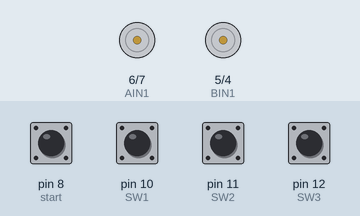
This sketch was run on a simulated Arduino Uno, built with avr-gcc and run on an emulated ATmega328P. On the bench: motor-driver pin pairs drawn as motors (green arrow = first pin HIGH = forward, orange = second pin HIGH = backward, longer = more drive, scaled by the enable pin). The test bench sets the inputs (shaded band); at power-on: pin 10 (SW1), pin 11 (SW2), pin 12 (SW3) HIGH, pin 8 (start) LOW.

Above: at 1.2 s.
1.3 s: pin 8 (start) pulled HIGH for 0.15 s
At 2.1 s:
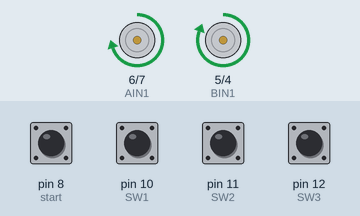
3.8 s: pin 8 (start) pulled HIGH for 1 s
At 4.8 s:
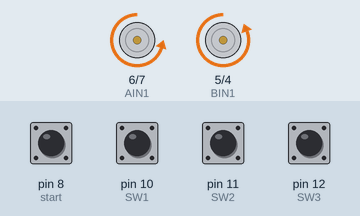
6.8 s: pin 8 (start) pulled HIGH for 3.2 s
At 8.1 s:
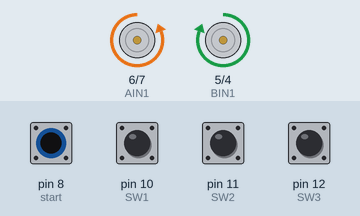
11.8 s: pin 8 (start) pulled HIGH for 3.2 s
At 14.8 s:
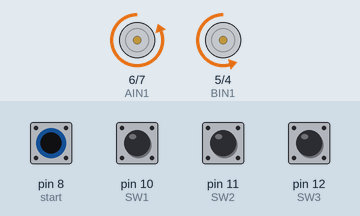
16.8 s: pin 8 (start) pulled HIGH for 3.2 s
At 19.8 s:
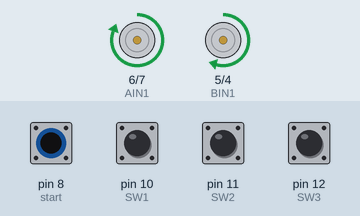
Timing chart, 0 to 21.8 s (numbered marks = the images above; inputs shaded):
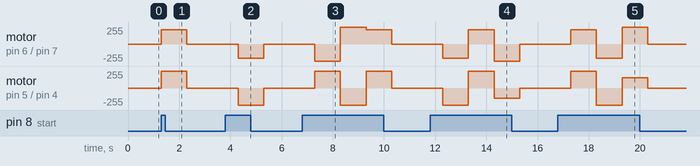

The sketch:

Sumo.ino
```cpp
#define start 8 // Pin start
#define PWM_A 9 // Pin PWM de motor A (Izquierdo)
#define AIN1 6  // Habilitadores del motor A
#define AIN2 7

#define PWM_B 3 // Pin PWM de motor B (Derecho)
#define BIN1 5  // Habilitadores del motor B
#define BIN2 4

#define S_I A0 // Sensor Sharp Izquierdo
#define S_ID A1 // Sensor Sharp Izquierdo delantero
#define S_DD A2 // Sensor Sharp Derecho delantero
#define S_D A3  // Sensor Sharp Derecho

bool is_front_left; // bool para saber si el enemigo está en la izquierda
bool is_right;  // bool para saber si el enemigo está en la derecha
bool is_left; // izquierdo
bool is_front_right; // bool para saber si el enemigo están en el frente derecho

#define P_D A4 //Sensor Piso Derecho
//#define P_I A4 //Sensor Piso Izquierdo

#define SW1 10 // Pines de Suiches
#define SW2 11
#define SW3 12

// Variables globales
int act;  // Activación
int SSI; // Sensor Sharp Izquierdo
int SSIDE; // Sensor Sharp Izquierdo delantero
int SSDD; // Sensor Sharp Derecho delantero
int SSD; // Sensor Sharp Derecho
// int SPI; //Sensor Piso Izquierdo
int SPD; //Sensor Piso Derecho
int S1;  // Suiche 1
int S2;  // Suiche 2
int S3;  // Suiche 3
int str; // Estrategia escogida

const int umbral = 200;

void setup() {
  pinMode(AIN1, OUTPUT);
  pinMode(BIN1, OUTPUT);
  pinMode(AIN2, OUTPUT);
  pinMode(BIN2, OUTPUT);
  pinMode(PWM_A, OUTPUT);
  pinMode(PWM_B, OUTPUT);
  pinMode(start, INPUT);
  pinMode(S_I, INPUT);
  pinMode(S_ID, INPUT);
  pinMode(S_DD, INPUT);
  pinMode(S_D, INPUT);
  // pinMode(P_I,INPUT);
  pinMode(P_D,INPUT);
  pinMode(SW1, INPUT);
  pinMode(SW2, INPUT);
  pinMode(SW3, INPUT);
  Serial.begin(9600);
  elegirStr();
  is_left = false;
  is_right = false;
  is_front_left = false;
  is_front_right = false;
}

void loop() {
  act = digitalRead(start);
  if (act == 1) {
    switch (str) {
    case 1:
      strategy_2();
      break;
    case 2:
      break;
    case 3:
      break;
    case 4:
      break;
    case 5:
      break;
    case 6:
      break;
    case 7:
      break;
    case 8:
      strategy_1();
    default:
      break;
    }
  }
}

void adelante(int speedo) {
  digitalWrite(AIN1, HIGH);
  digitalWrite(BIN1, HIGH);
  digitalWrite(AIN2, LOW);
  digitalWrite(BIN2, LOW);
  analogWrite(PWM_A, speedo - 40);
  analogWrite(PWM_B, speedo);
  act = digitalRead(start);
  if (act == 0) stoper();
}

void adelante_derecha(int speedo) {
  digitalWrite(AIN1, HIGH);
  digitalWrite(BIN1, HIGH);
  digitalWrite(AIN2, LOW);
  digitalWrite(BIN2, LOW);
  analogWrite(PWM_A, speedo);
  analogWrite(PWM_B, speedo - 100);
  act = digitalRead(start);
  if (act == 0) stoper();
}

void adelante_izquierda(int speedo) {
  digitalWrite(AIN1, HIGH);
  digitalWrite(BIN1, HIGH);
  digitalWrite(AIN2, LOW);
  digitalWrite(BIN2, LOW);
  analogWrite(PWM_A, speedo - 100);
  analogWrite(PWM_B, speedo);
  act = digitalRead(start);
  if (act == 0) stoper();
}

void atras(int speedo) {
  digitalWrite(AIN1, LOW);
  digitalWrite(BIN1, LOW);
  digitalWrite(AIN2, HIGH);
  digitalWrite(BIN2, HIGH);
  analogWrite(PWM_A, speedo - 40);
  analogWrite(PWM_B, speedo);
  act = digitalRead(start);
  if (act == 0) stoper();
}

void atras_derecha(int speedo) {
  digitalWrite(AIN1, LOW);
  digitalWrite(BIN1, LOW);
  digitalWrite(AIN2, HIGH);
  digitalWrite(BIN2, HIGH);
  analogWrite(PWM_A, speedo-100);
  analogWrite(PWM_B, speedo);
  act = digitalRead(start);
  if (act == 0) stoper();
}

void atras_izquierda(int speedo) {
  digitalWrite(AIN1, LOW);
  digitalWrite(BIN1, LOW);
  digitalWrite(AIN2, HIGH);
  digitalWrite(BIN2, HIGH);
  analogWrite(PWM_A, speedo);
  analogWrite(PWM_B, speedo-100);
  act = digitalRead(start);
  if (act == 0) stoper();
}


void izquierda(int speedo) {
  digitalWrite(AIN1, LOW);
  digitalWrite(BIN1, HIGH);
  digitalWrite(AIN2, HIGH);
  digitalWrite(BIN2, LOW);
  analogWrite(PWM_A, speedo);
  analogWrite(PWM_B, speedo);
  act = digitalRead(start);
  if (act == 0) stoper();
}

void derecha(int speedo) {
  digitalWrite(AIN1, HIGH);
  digitalWrite(BIN1, LOW);
  digitalWrite(AIN2, LOW);
  digitalWrite(BIN2, HIGH);
  analogWrite(PWM_A, speedo);
  analogWrite(PWM_B, speedo);
  act = digitalRead(start);
  if (act == 0) stoper();
}

void stoper() {
  digitalWrite(AIN1, LOW);
  digitalWrite(BIN1, LOW);
  digitalWrite(AIN2, LOW);
  digitalWrite(BIN2, LOW);
  analogWrite(PWM_A, 0);
  analogWrite(PWM_B, 0);
}

void readSharp() {
  SSI = analogRead(S_I);
  SSIDE = analogRead(S_ID);
  SSDD = analogRead(S_DD);
  SSD = analogRead(S_D);
  // SPI = digitalRead(P_I);
  SPD = digitalRead(P_D);
  delay(100);
}

void elegirStr(){
  S1 = digitalRead(SW1);
  S2 = digitalRead(SW2);
  S3 = digitalRead(SW3);
  if (S1 == 0 && S2 == 0 && S3 == 0) {
    //Serial.println("Strategy 1");
    str = 1;
  }
  else if (S1 == 0 && S2 == 0 && S3 == 1) {
    //Serial.println("Strategy 2");
    str = 2;
  }
  else if (S1 == 0 && S2 == 1  && S3 == 0) {
    //Serial.println("Strategy 3");
    str = 3;
  }
  else if (S1 == 0 && S2 == 1 && S3 == 1) {
    //Serial.println("Strategy 4");
    str = 4;
  }
  else if (S1 == 1 && S2 == 0 && S3 ==0) {
    //Serial.println("Strategy 5");
    str = 5;
  }
  else if (S1 == 1 && S2 == 0 && S3 == 1) {
    //Serial.println("Strategy 6");
    str = 6;
  }
  else if (S1 == 1 && S2 == 1 && S3 == 0) {
    //Serial.println("Strategy 7");
    str = 7;
  }
  else if (S1 == 1 && S2 == 1 && S3 == 1) {
    //Serial.println("Strategy 8");
    str = 8;
  }
}

void strategy_1 (){ //El cobarde
  adelante(255);
  delay(1000);
  atras(255);
  delay(1000);
  adelante_derecha(255);
  delay(1000);
  atras_derecha(255);
  delay(1000);
  adelante_izquierda(255);
  delay(1000);
  atras_izquierda(255);
  delay(1000);
  izquierda(255);
  delay(1000);
  derecha(255);
  delay(1000);
}

void strategy_2(){
  readSharp();
  act = digitalRead(start);
  if (act == 0) stoper();

  if(SSD >= 100){
    derecha(220);
    delay(200);
    strategy_2();
  }
  else if(SSI >= 100){
    izquierda(220);
    delay(200);
    strategy_2();
  }
  else if(SSDD >= 80 && SSIDE >= 80){
    adelante(255);
    delay(100);
    readSharp();
    strategy_2();
  }
  else if(SSDD >= 50 && SSIDE < 50){
    adelante_derecha(255);
    delay(100);
    strategy_2();
  }
  else if(SSDD < 50 && SSIDE >= 50){
    adelante_derecha(255);
    delay(100);
    strategy_2();
  }
  else {
   izquierda(200);
    delay(100);
    readSharp();
  }
}
```

Measured:
- after the input at 1.3 s, motor on pin 6 (AIN1) / pin 7 (AIN2): stopped → forward 215/255 at once, → stopped 1.0 s later; motor on pin 5 (BIN1) / pin 4 (BIN2): stopped → forward 255/255 at once, → stopped 1.0 s later
- after the input at 3.8 s, motor on pin 6 (AIN1) / pin 7 (AIN2): stopped → backward 215/255 after 0.50 s, → stopped 1.0 s later; motor on pin 5 (BIN1) / pin 4 (BIN2): stopped → backward 255/255 after 0.50 s, → stopped 1.0 s later
- after the input at 6.8 s, motor on pin 6 (AIN1) / pin 7 (AIN2): stopped → backward 255/255 after 0.50 s, → forward 255/255 1.0 s later, → forward 215/255 1.0 s later, → stopped 1.0 s later; motor on pin 5 (BIN1) / pin 4 (BIN2): stopped → forward 255/255 after 0.50 s, → backward 255/255 1.0 s later, → forward 255/255 1.0 s later, → stopped 1.0 s later
- after the input at 11.8 s, motor on pin 6 (AIN1) / pin 7 (AIN2): stopped → backward 215/255 after 0.50 s, → forward 215/255 1.0 s later, → backward 255/255 1.0 s later, → stopped 1.0 s later; motor on pin 5 (BIN1) / pin 4 (BIN2): stopped → backward 255/255 after 0.50 s, → forward 255/255 1.0 s later, → backward 155/255 1.0 s later, → stopped 1.0 s later
- after the input at 16.8 s, motor on pin 6 (AIN1) / pin 7 (AIN2): stopped → forward 215/255 after 0.50 s, → backward 215/255 1.0 s later, → forward 255/255 1.0 s later, → stopped 1.0 s later; motor on pin 5 (BIN1) / pin 4 (BIN2): stopped → forward 255/255 after 0.50 s, → backward 255/255 1.0 s later, → forward 155/255 1.0 s later, → stopped 1.0 s later
